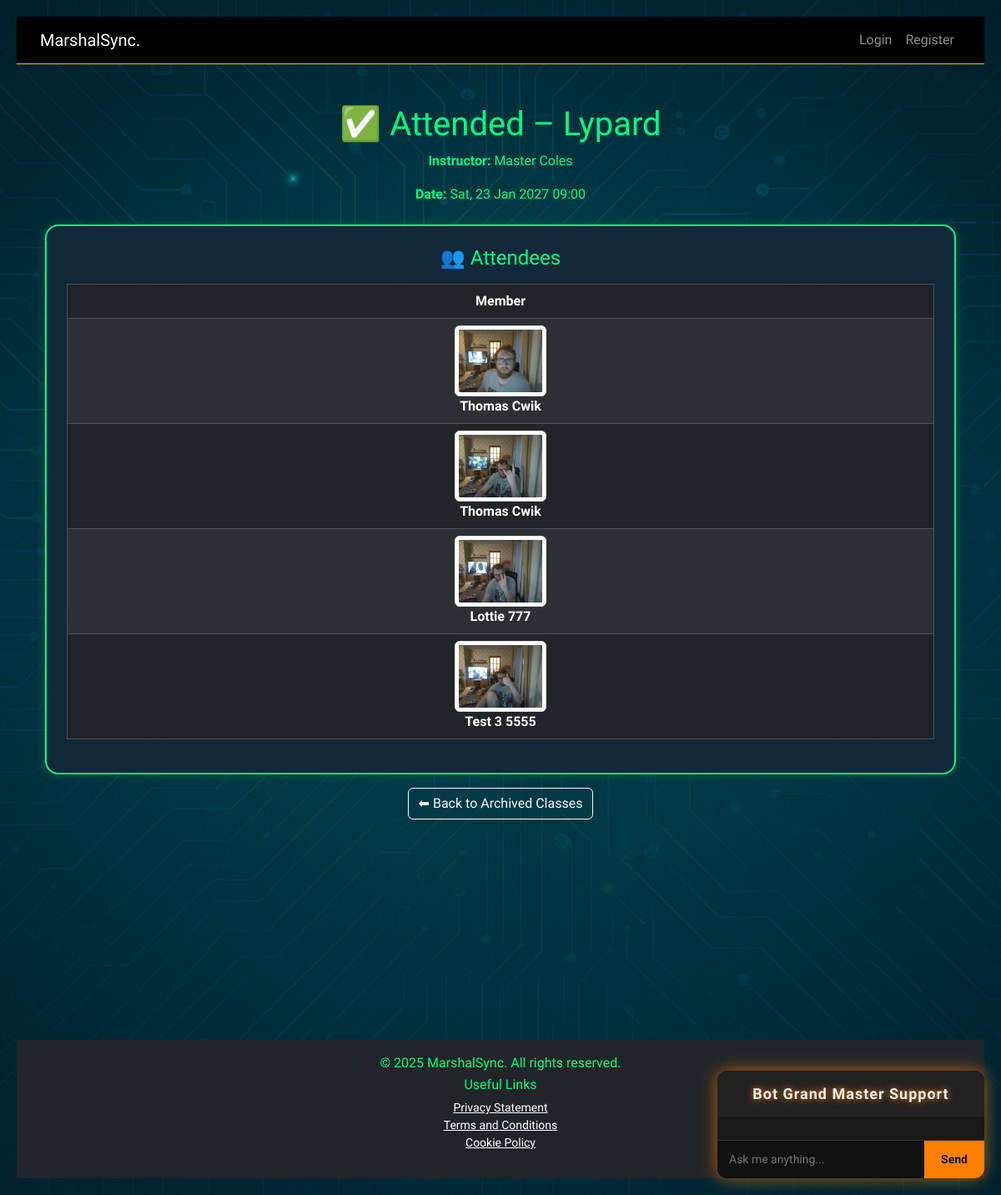
The app's page /classes/6/attended/ with its own data.
### classes/models.py (models this page shows, shortened)
class ClassSession(models.Model):
    STATUS_CHOICES = [
        ('scheduled', 'Scheduled'),
        ('completed', 'Completed'),
        ('canceled', 'Canceled'),
    ]
    class_name = models.CharField(max_length=100)
    instructor = models.CharField(max_length=100)
    start_time = models.DateTimeField()
    end_time = models.DateTimeField()
    location = models.CharField(max_length=200, blank=True, null=True)
    description = models.TextField(blank=True, null=True)
    status = models.CharField(
        max_length=10,
        choices=STATUS_CHOICES,
        default='scheduled',
    )
    archived = models.BooleanField(default=False)

### members/models.py (models this page shows, shortened)
class Member(models.Model):
    first_name = models.CharField(max_length=30)
    last_name = models.CharField(max_length=30)
    email = models.EmailField(unique=True)
    phone_number = models.CharField(max_length=20, blank=True, null=True)
    address = models.TextField(blank=True, null=True)
    join_date = models.DateField(auto_now_add=True)
    profile_picture = models.ImageField(upload_to='profile_pics/', blank=True, null=True)
    roles = models.ManyToManyField(Role, blank=True)

### classes/views.py (the view)
# urls.py: path('<int:class_id>/attended/', views.class_attended, name='class_attended'),
def class_attended(request, class_id):
    class_session = get_object_or_404(ClassSession, pk=class_id)
    attendance_records = Attendance.objects.filter(class_session=class_session, present=True)
    attendees = [record.member for record in attendance_records]
    return render(request, 'classes/attended.html', {
        'class_session': class_session,
        'attendees': attendees
    })

### classes/templates/classes/attended.html (shortened to what this page needs)
{% extends 'layout.html' %}
{% block content %}
<div class="container py-4">
  <h1 class="text-glow text-center">✅ Attended – {{ class_session.class_name }}</h1>
  <p class="text-center"><strong>Instructor:</strong> {{ class_session.instructor }}</p>
  <p class="text-center"><strong>Date:</strong> {{ class_session.start_time|date:"D, d M Y H:i" }}</p>
  <div class="tile mt-4">
    <h4 class="mb-3 text-center">👥 Attendees</h4>
    <table class="table table-dark table-striped table-bordered text-center align-middle">
      <thead>
        <tr>
          <th class="text-center">Member</th>
        </tr>
      </thead>
      <tbody>
        {% for member in attendees %}
        <tr>
          <td>
            <div class="d-flex flex-column align-items-center">
              {% if member.profile_picture %}
                <img src="{{ member.profile_picture.url }}" alt="{{ member.first_name }}" class="img-thumbnail" style="max-height: 110px; max-width: 110px;">
              {% else %}
                <img src="/static/img/default-avatar.png" alt="Default avatar" class="rounded-circle mb-2" width="80" height="80" style="object-fit: cover;">
              {% endif %}
              <strong>{{ member.first_name }} {{ member.last_name }}</strong>
            </div>
          </td>
        </tr>
        {% empty %}
        <tr>
          <td class="text-muted">No attendees recorded for this class.</td>
        </tr>
        {% endfor %}
      </tbody>
    </table>
  </div>
  <div class="text-center">
    <a href="{% url 'classes:class_archive' %}" class="btn btn-outline-light mt-3">⬅ Back to Archived Classes</a>
  </div>
</div>
{% endblock %}

### cwiktana/static/css/style.css (style rules this page uses)
body { font-family: 'Rajdhani', sans-serif; background: url('../images/circuit_bg.png') no-repeat center center fixed; background-size: cover; color: #e0f7fa; margin: 0; padding: 20px; }
h1, h2, h3 { color: #00CED1; }
p { font-size: 16px; line-height: 1.5; }
.tile { display: block; background: rgba(18, 41, 58, 0.95); border: 2px solid #00FF7F; border-radius: 1rem; padding: 1.5rem; text-align: center; text-decoration: none; color: #e0f7fa; height: 100%; box-shadow: 0 0 12px rgba(0, 255, 127, 0.2); transition: transform 0.3s ease, box-shadow 0.3s ease, background 0.3s ease; }
.tile h4 { margin-bottom: 0.5rem; color: #00FF7F; }
.text-center { color: #00FF7F; }
.mb-3 { color: #00FF7F; }

### records on screen
ClassSession: class_name "Lypard", instructor "Master Coles", start_time "Sat, 23 Jan 2027 09:00"
Member: profile_picture (picture), first_name "Thomas", last_name "Cwik"
Member: profile_picture (picture), first_name "Thomas", last_name "Cwik"
Member: profile_picture (picture), first_name "Lottie", last_name "777"
Member: profile_picture (picture), first_name "Test 3", last_name "5555"
